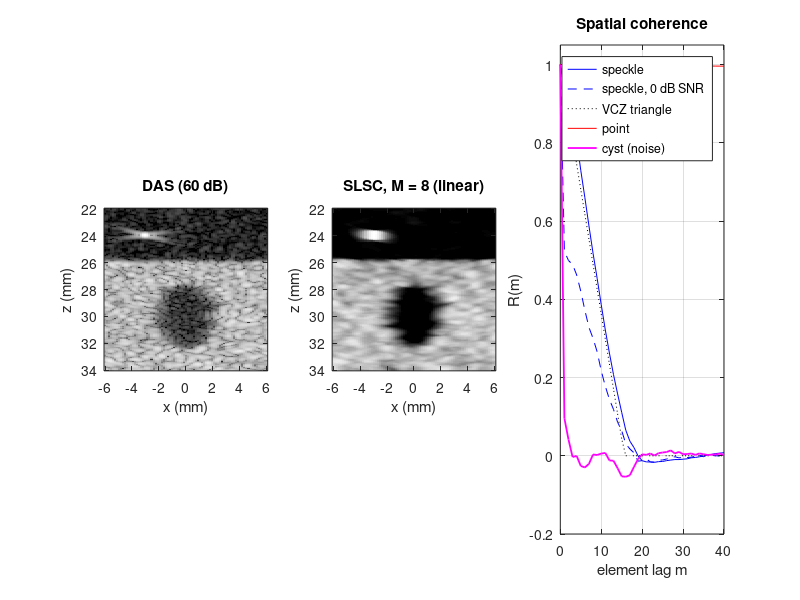
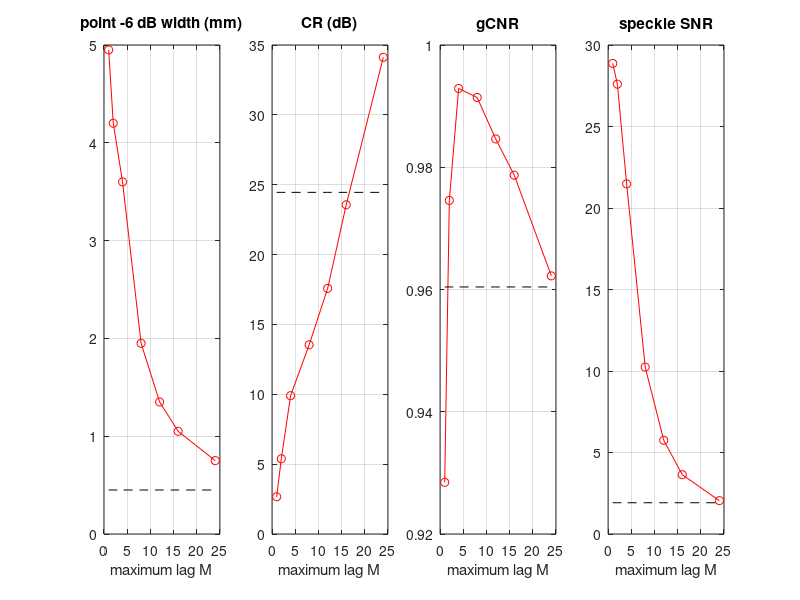

MATLAB code for these plots, in order:
%% m25_slsc.m  -  short-lag spatial coherence (SLSC) imaging
% Purpose : simulate 64-channel plane-wave data (9 angles, -4..4 deg) of speckle with an
%           anechoic cyst and a point target, measure the spatial coherence R(m) of the
%           delayed RF in speckle, at the point and in the cyst, compare speckle R(m)
%           with the van Cittert-Zernike (VCZ) triangle of the synthesized transmit
%           aperture, show the noise scaling SNR/(1+SNR), and sweep the maximum lag M.
% Change  : noise_dB (channel noise re speckle), M_list, Ks (axial kernel, fine samples).
% Expect  : speckle R(m) close to 1 - m/m_tx with m_tx = 15.7 lags; R_sl(M=8) ~ 5.7 (VCZ);
%           at 0 dB channel SNR the lags m >= 1 halve; point R(m) ~ 1; cyst R(m >= 1) ~ 0;
%           larger M -> narrower point, lower speckle SNR. Runtime ~15 s in Octave.
% Base MATLAB only; runs in MATLAB R2019b+ and GNU Octave 8.
clear; close all; rng(2);

%% Acquisition, phantom, channel data (signal and unit noise kept separate: beamforming is linear)
c = 1540; f0 = 5e6; fs = 20e6; lam = c/f0; N = 64; pitch = 0.3e-3;        % m/s, Hz, Hz, m, -, m
xe = ((0:N-1) - (N-1)/2)*pitch; bw = 0.6; sigf = bw*f0/(2*sqrt(2*log(2))); sigt = 1/(2*pi*sigf);
ang = (-4:4)*pi/180; Na = numel(ang); t0 = 25e-6; Nt = 580; tt = t0 + (0:Nt-1)'/fs;
noise_dB = -20; Ks = 8; M_list = [1 2 4 8 12 16 24];
nsc = round(13.6*8.6*80); xs = -6.8e-3 + 13.6e-3*rand(nsc,1); zs = 26e-3 + 8.6e-3*rand(nsc,1);
keep = (xs.^2 + (zs-30e-3).^2) > (2.5e-3)^2; xs = [xs(keep); -3e-3]; zs = [zs(keep); 24e-3]; as = [randn(sum(keep),1); 15];
tic; IQ = zeros(Nt, N, Na); K4 = ceil(4*sigt*fs); E = repmat(1:N, numel(xs), 1);
for a = 1:Na
  tau = (xs*sin(ang(a)) + zs*cos(ang(a)))/c + sqrt((xs - xe).^2 + zs.^2)/c; ph = as.*exp(-1j*2*pi*f0*tau); n0 = (tau - t0)*fs;
  accr = zeros(Nt*N,1); acci = accr;
  for k = -K4:K4
    n = floor(n0) + k; g = exp(-((n - n0)/fs).^2/(2*sigt^2)); ok = n >= 0 & n < Nt; idx = n(ok) + 1 + (E(ok)-1)*Nt; v = g(ok).*ph(ok);
    accr = accr + accumarray(idx, real(v), [Nt*N 1]); acci = acci + accumarray(idx, imag(v), [Nt*N 1]);
  end
  IQ(:,:,a) = reshape(accr + 1j*acci, Nt, N);
end
Pref = mean(mean(abs(IQ(tt > 2*27.5e-3/c & tt < 2*33e-3/c, :, 5)).^2));   % mean speckle channel power
taps = exp(-((-K4:K4)'/fs).^2/(2*sigt^2)); NQ = zeros(Nt, N, Na);
for a = 1:Na, NQ(:,:,a) = sqrt(Pref/sum(taps.^2))*conv2((randn(Nt+2*K4,N) + 1j*randn(Nt+2*K4,N))/sqrt(2), taps, 'valid'); end
fprintf('simulated %d scatterers in %.1f s\n', numel(xs), toc);

%% Delayed, compounded aperture data on a fine axial grid (dz/4, RF rate 41 MHz)
sub = 4; dz = 0.075e-3; dzf = dz/sub; xg = (-6:0.15:6)*1e-3; zf = (22e-3:dzf:34e-3)'; nzf = numel(zf); nx = numel(xg);
[Zp, Xp] = ndgrid(zf, xg); Xp = Xp(:); Zp = Zp(:); Ttx = (Xp*sin(ang) + Zp*cos(ang))/c; Ptx = exp(1j*2*pi*f0*Ttx);
Ssig = zeros(numel(Xp), N); Snoi = Ssig;
for e = 1:N
  trx = sqrt((Xp - xe(e)).^2 + Zp.^2)/c; as_ = 0; an_ = 0;
  for a = 1:Na
    fn = (Ttx(:,a) + trx - t0)*fs; n = floor(fn); fr = fn - n; ok = n >= 0 & n < Nt-1;
    v = zeros(size(fn)); col = IQ(:,e,a); v(ok) = col(n(ok)+1).*(1-fr(ok)) + col(n(ok)+2).*fr(ok); as_ = as_ + v.*Ptx(:,a);
    v = zeros(size(fn)); col = NQ(:,e,a); v(ok) = col(n(ok)+1).*(1-fr(ok)) + col(n(ok)+2).*fr(ok); an_ = an_ + v.*Ptx(:,a);
  end
  Ssig(:,e) = as_.*exp(1j*2*pi*f0*trx); Snoi(:,e) = an_.*exp(1j*2*pi*f0*trx);
end
Ssig = reshape(Ssig, nzf, nx, N); Snoi = reshape(Snoi, nzf, nx, N);
ro = (1:sub:nzf)'; nzo = numel(ro); zo = zf(ro); lo = max(1, ro - Ks); hi = min(nzf, ro + Ks);
[ZI, XI] = ndgrid(zo, xg); cyst = (XI.^2 + (ZI-30e-3).^2) < (2e-3)^2; bgr = XI >= -5.8e-3 & XI <= -3.4e-3 & ZI >= 28e-3 & ZI <= 32e-3;

%% 1. Coherence curves R(m), m = 0..40, in speckle (noise-free and 0 dB), at the point, in the cyst
m_tx = Na*30e-3*(sin(ang(2)) - sin(ang(1)))/pitch;                        % VCZ: synthesized transmit width in lags
fprintf('VCZ: 9 angles x 1 deg at z = 30 mm synthesize %.2f mm = %.1f element lags\n', m_tx*pitch*1e3, m_tx);
cases = {Inf, 0}; Rc = zeros(41, 4); ipt = find(abs(xg + 3e-3) < 1e-9); [~, rpt] = min(abs(zo - 24e-3));
for ic = 1:2
  snr = cases{ic}; if snr == Inf, R = real(Ssig); else, R = real(Ssig + 10^(-snr/20)*Snoi); end
  Cs = cumsum(cat(1, zeros(1, nx, N), R.^2), 1); En = Cs(hi+1,:,:) - Cs(lo,:,:);
  for m = 0:40
    Cs = cumsum(cat(1, zeros(1, nx, N-m), R(:,:,1:N-m).*R(:,:,1+m:N)), 1); num = Cs(hi+1,:,:) - Cs(lo,:,:);
    Rm = mean(num./sqrt(En(:,:,1:N-m).*En(:,:,1+m:N) + eps), 3);
    Rc(m+1, ic) = mean(Rm(bgr));
    if ic == 1, Rc(m+1, 3) = Rm(rpt, ipt); end
    if ic == 2, Rc(m+1, 4) = mean(Rm(cyst)); end
  end
end
vcz = max(0, 1 - (0:40)'/m_tx);
fprintf('speckle R(1), R(4), R(8), R(16): sim %.2f %.2f %.2f %.2f | VCZ %.2f %.2f %.2f %.2f\n', Rc([2 5 9 17],1), vcz([2 5 9 17]));
fprintf('R_sl(M = 8) in speckle: sim %.2f, VCZ %.2f; at 0 dB channel SNR: sim %.2f, predicted x SNR/(1+SNR) = %.2f\n', ...
  sum(Rc(2:9,1)), sum(vcz(2:9)), sum(Rc(2:9,2)), 0.5*sum(Rc(2:9,1)));
fprintf('point (-3, 24) mm: R(1) = %.3f, R_sl(8) = %.2f (ideal 8);  cyst at 0 dB SNR: mean R(1..8) = %.3f\n', Rc(2,3), sum(Rc(2:9,3)), mean(Rc(2:9,4)));

%% 2. Images: DAS and SLSC at the default noise level, sweep of the maximum lag M
R = real(Ssig + 10^(noise_dB/20)*Snoi); Sc = Ssig(ro,:,:) + 10^(noise_dB/20)*Snoi(ro,:,:);
das = abs(sum(Sc,3))/N; Cs = cumsum(cat(1, zeros(1, nx, N), R.^2), 1); En = Cs(hi+1,:,:) - Cs(lo,:,:);
Rlag = zeros(nzo, nx, max(M_list));
for m = 1:max(M_list)
  Cs = cumsum(cat(1, zeros(1, nx, N-m), R(:,:,1:N-m).*R(:,:,1+m:N)), 1); num = Cs(hi+1,:,:) - Cs(lo,:,:);
  Rlag(:,:,m) = mean(num./sqrt(En(:,:,1:N-m).*En(:,:,1+m:N) + eps), 3);
end
gcnr = @(a, b) 1 - sum(min(histc(a, linspace(min([a;b]), max([a;b]), 101))/numel(a), histc(b, linspace(min([a;b]), max([a;b]), 101))/numel(b)));
fw = @(pr) sum(pr >= max(pr)/2)*0.15;                                     % -6 dB width on the 0.15 mm grid (mm)
met = zeros(numel(M_list)+1, 4);
A = das; met(1,:) = [fw(A(rpt, abs(xg + 3e-3) < 2.6e-3)), 10*log10(mean(A(bgr).^2)/mean(A(cyst).^2)), gcnr(A(cyst), A(bgr)), mean(A(bgr))/std(A(bgr),1)];
for k = 1:numel(M_list)
  A = max(sum(Rlag(:,:,1:M_list(k)), 3), 0); ci = max(A(cyst), 1e-6); bi = A(bgr);
  met(k+1,:) = [fw(A(rpt, abs(xg + 3e-3) < 2.6e-3)), 10*log10(mean(bi.^2)/mean(ci.^2)), gcnr(ci, bi), mean(bi)/std(bi,1)];
end
fprintf('\n%-10s %10s %8s %7s %8s\n', 'image', 'point -6dB', 'CR(dB)', 'gCNR', 'sSNR');
fprintf('%-10s %8.2fmm %8.1f %7.3f %8.2f\n', 'DAS', met(1,:));
for k = 1:numel(M_list), fprintf('SLSC M=%-3d %8.2fmm %8.1f %7.3f %8.2f\n', M_list(k), met(k+1,:)); end
fprintf('(point width is quantized to the 0.15 mm pixel grid; SLSC enters the metrics as max(R_sl, 0))\n');

%% Figures
figure('Position', [50 50 1200 380]);
subplot(1,3,1); imagesc(xg*1e3, zo*1e3, 20*log10(das/max(das(:)) + 1e-12), [-60 0]); axis image; colormap(gray); title('DAS (60 dB)'); xlabel('x (mm)'); ylabel('z (mm)');
A = max(sum(Rlag(:,:,1:8), 3), 0); subplot(1,3,2); imagesc(xg*1e3, zo*1e3, A/max(A(:)), [0 1]); axis image; title('SLSC, M = 8 (linear)'); xlabel('x (mm)'); ylabel('z (mm)');
subplot(1,3,3); plot(0:40, Rc(:,1), 'b', 0:40, Rc(:,2), 'b--', 0:40, vcz, 'k:', 0:40, Rc(:,3), 'r', 0:40, Rc(:,4), 'm', 'LineWidth', 1.3);
xlabel('element lag m'); ylabel('R(m)'); title('Spatial coherence'); legend('speckle', 'speckle, 0 dB SNR', 'VCZ triangle', 'point', 'cyst (noise)'); ylim([-0.2 1.05]); grid on;
figure('Position', [50 50 1100 300]);
lab = {'point -6 dB width (mm)', 'CR (dB)', 'gCNR', 'speckle SNR'};
for q = 1:4, subplot(1,4,q); plot(M_list, met(2:end,q), 'ro-', M_list, met(1,q)*ones(size(M_list)), 'k--'); xlabel('maximum lag M'); title(lab{q}); grid on; end
